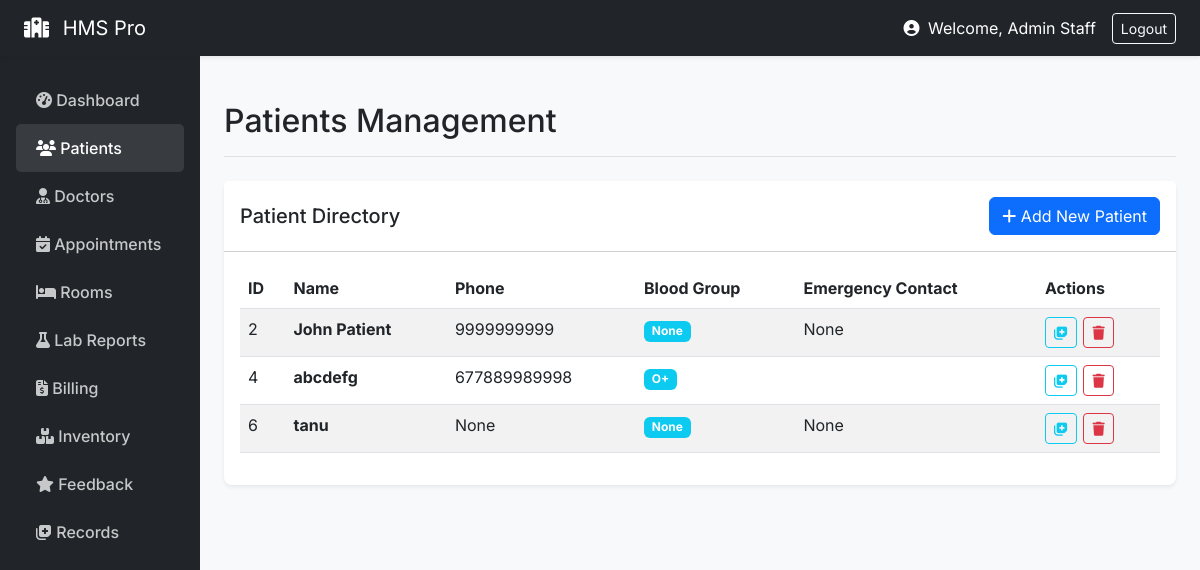
The page /staff/patients (signed in) on the database as committed earlier.
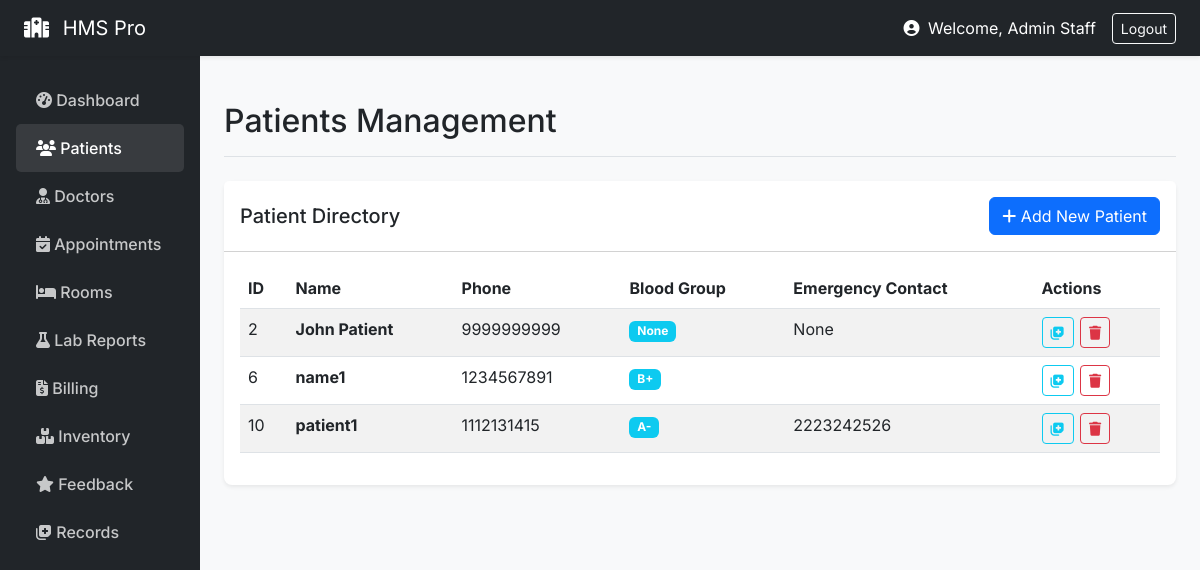
The same page on the database as committed later.
### models/__init__.py (models this page shows, shortened)
class User(UserMixin, db.Model):
    id = db.Column(db.Integer, primary_key=True)
    email = db.Column(db.String(120), unique=True, nullable=False)
    name = db.Column(db.String(100), nullable=False)
    role = db.Column(db.String(20), nullable=False)
    password_hash = db.Column(db.String(200), nullable=False)
    age = db.Column(db.Integer)
    gender = db.Column(db.String(10))
    staff_role = db.Column(db.String(50))
    department = db.Column(db.String(50))
    staff_id = db.Column(db.String(20))
    created_at = db.Column(db.DateTime, default=datetime.utcnow)

class Patient(db.Model):
    id = db.Column(db.Integer, primary_key=True)
    user_id = db.Column(db.Integer, db.ForeignKey('user.id'))
    dob = db.Column(db.Date)
    phone = db.Column(db.String(20))
    address = db.Column(db.String(200))
    blood_group = db.Column(db.String(5))
    emergency_contact = db.Column(db.String(20))
    user = db.relationship('User', backref='patient_profile')

### routes/staff.py (the view, shortened to what this page needs)
@staff_bp.route('/patients', methods=['GET', 'POST'])
def patients():
    form = PatientForm()
    page = request.args.get('page', 1, type=int)
    patients_list = User.query.filter_by(role='patient').paginate(page=page, per_page=20)
    return render_template('patients.html', patients=patients_list, form=form)

### models/__init__.py (called while the page is built)
@login_manager.user_loader
def load_user(user_id):
    return User.query.get(int(user_id))

### routes/staff.py (called while the page is built)
def staff_required(f):
    @wraps(f)
    def decorated_function(*args, **kwargs):
        if current_user.role != 'staff':
            flash('Staff access only', 'danger')
            return redirect(url_for('auth.login'))
        return f(*args, **kwargs)
    return decorated_function

@staff_bp.before_request
@login_required
@staff_required
def before_request():
    pass

### templates/patients.html (shortened to what this page needs)
{% extends "base.html" %}
{% block page_title %}Patients Management{% endblock %}
{% block content %}
<div class="card">
    <div class="card-header bg-white d-flex justify-content-between align-items-center py-3">
        <h5 class="mb-0">Patient Directory</h5>
        <button type="button" class="btn btn-primary" data-bs-toggle="modal" data-bs-target="#addPatientModal">
            <i class="fas fa-plus"></i> Add New Patient
        </button>
    </div>
    <div class="card-body">
        {% if patients.items|length == 0 %}
        <div class="text-center text-muted py-5">
            <i class="fas fa-user-plus fa-3x mb-3"></i>
            <p>No patients found. Click "Add New Patient" to register one.</p>
        </div>
        {% else %}
        <table class="table table-striped table-hover datatable w-100">
            <thead>
                <tr>
                    <th>ID</th>
                    <th>Name</th>
                    <th>Phone</th>
                    <th>Blood Group</th>
                    <th>Emergency Contact</th>
                    <th>Actions</th>
                </tr>
            </thead>
            <tbody>
                {% for patient in patients.items %}
                <tr>
                    <td>{{ patient.id }}</td>
                    <td><strong>{{ patient.name }}</strong></td>
                    <td>{{ patient.patient_profile[0].phone if patient.patient_profile else 'N/A' }}</td>
                    <td><span class="badge bg-info">{{ patient.patient_profile[0].blood_group if patient.patient_profile else 'N/A' }}</span></td>
                    <td>{{ patient.patient_profile[0].emergency_contact if patient.patient_profile else 'N/A' }}</td>
                    <td>
                        <a href="{{ url_for('staff.patient_records', patient_id=patient.id) }}" class="btn btn-sm btn-outline-info" title="View Records"><i class="fas fa-notes-medical"></i></a>
                        <form action="{{ url_for('staff.delete_patient', id=patient.id) }}" method="POST" class="action-form" onsubmit="return confirm('Delete this patient permanently?');">
                            <button type="submit" class="btn btn-sm btn-outline-danger" title="Delete"><i class="fas fa-trash"></i></button>
                        </form>
                    </td>
                </tr>
                {% endfor %}
            </tbody>
        </table>
        {% endif %}
    </div>
</div>
{% endblock %}

Rows that differ between the two databases and show on the page:
no longer on this page (row edited): User: id "4", name "abcdefg", phone "677889989998", blood_group "O+"
changed User id 6: name "tanu" → "name1"; phone "None" → "1234567891"; blood_group "None" → "B+"; emergency_contact "None" → (not shown)
added User: id "10", name "patient1", phone "1112131415", blood_group "A-", emergency_contact "2223242526"
